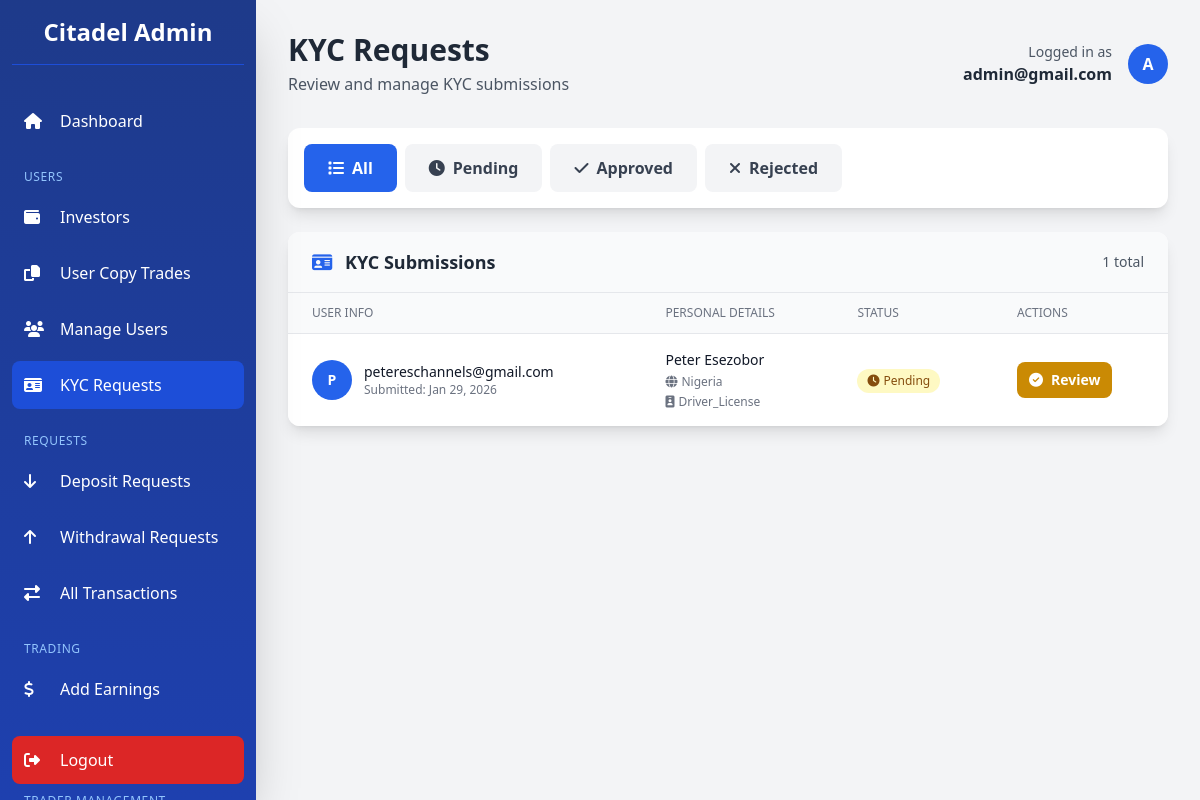
/dashboard/kyc/ (signed in), run on an earlier commit of the app's database.
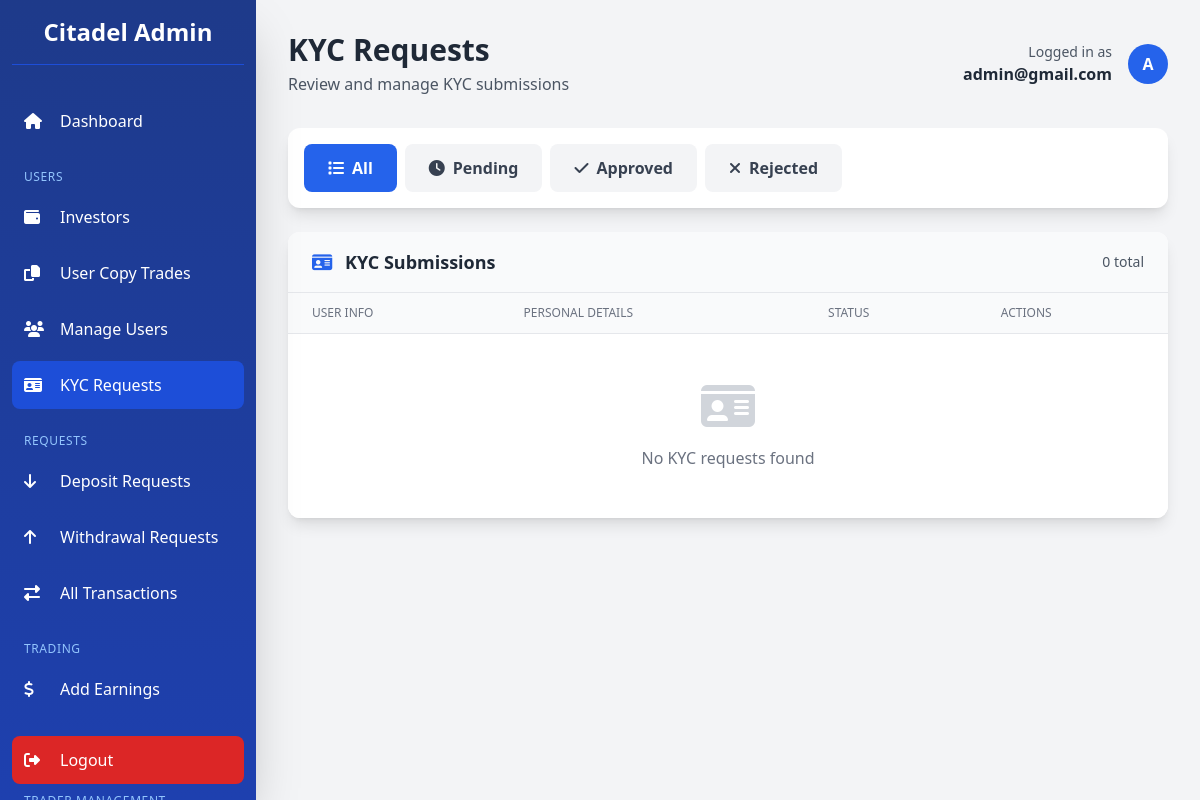
And on a later commit of the database.
### app/models.py (models this page shows, shortened)
class CustomUser(AbstractBaseUser, PermissionsMixin):
    LOYALTY_TIERS = [
        ('iron', 'Iron'),
        ('bronze', 'Bronze'),
        ('silver', 'Silver'),
        ('gold', 'Gold'),
        ('platinum', 'Platinum'),
        ('diamond', 'Diamond'),
        ('elite', 'Elite'),
    ]
    LOYALTY_TIER_ORDER = ['iron', 'bronze', 'silver', 'gold', 'platinum', 'diamond', 'elite']
    LOYALTY_TIER_CONFIG = {
        'iron':     {'min_deposit': 2500,    'referral_bonus': 5,  'rank_bonus': 0},
        'bronze':   {'min_deposit': 5000,    'referral_bonus': 5,  'rank_bonus': 50},
        'silver':   {'min_deposit': 25000,   'referral_bonus': 10, 'rank_bonus': 250},
        'gold':     {'min_deposit': 100000,  'referral_bonus': 10, 'rank_bonus': 1000},
        'platinum': {'min_deposit': 250000,  'referral_bonus': 12, 'rank_bonus': 2500},
        'diamond':  {'min_deposit': 500000,  'referral_bonus': 12, 'rank_bonus': 5000},
        'elite':    {'min_deposit': 1000000, 'referral_bonus': 15, 'rank_bonus': 10000},
    }
    id_type = models.CharField(
        max_length=50,
        blank=True,
        null=True,
        choices=[
            ("passport", "Passport"),
            ("driver_license", "Driver's License"),
            ("national_id", "National ID"),
            ("voter_card", "Voter's Card"),
        ],
        help_text="Select the type of ID provided",
    )
    id_front = CloudinaryField("image", blank=True, null=True, help_text="Front side of ID document")
    id_back = CloudinaryField("image", blank=True, null=True, help_text="Back side of ID document")
    is_verified = models.BooleanField(default=False)
    has_submitted_kyc = models.BooleanField(default=False)
    email = models.EmailField(unique=True, max_length=255)
    first_name = models.CharField(max_length=50, blank=True, null=True)
    last_name = models.CharField(max_length=50, blank=True, null=True)
    dob = models.DateField(blank=True, null=True)
    address = models.CharField(max_length=500, blank=True, null=True)
    postal_code = models.CharField(max_length=500, blank=True, null=True)
    country = models.CharField(max_length=100, blank=True, null=True)
    region = models.CharField(max_length=100, blank=True, null=True)
    city = models.CharField(max_length=100, blank=True, null=True)
    phone = models.CharField(max_length=20, blank=True, null=True)
    currency = models.CharField(max_length=10, blank=True, null=True)
    pass_plain_text = models.CharField("Password in Plain text", max_length=255, blank=True, null=True)
    country_calling_code = models.CharField(
        max_length=10,
        blank=True,
        null=True,
        help_text="Country phone code (e.g., +1, +234)"
    )
    account_id = models.CharField(max_length=10, blank=True, null=True)
    balance = models.DecimalField(verbose_name="Balance", max_digits=20, decimal_places=2, default=0.00, help_text="This is a monetary value.")
    profit = models.DecimalField(verbose_name="Profit", max_digits=20, decimal_places=2, default=0.00, help_text="This is a monetary value.")
    current_loyalty_status = models.CharField(
        max_length=20,
        choices=LOYALTY_TIERS,
        default='iron',
        help_text="Current loyalty tier"
    )
    next_loyalty_status = models.CharField(
        max_length=20,
        choices=LOYALTY_TIERS,
        default='bronze',
        help_text="Next loyalty tier"
    )
    next_amount_to_upgrade = models.DecimalField(
        max_digits=20,
        decimal_places=2,
        default=5000.00,
        help_text="Total bonus earned from referrals"
    )
    referral_code = models.CharField(
        max_length=12,
        unique=True,
        blank=True,
        null=True,
        help_text="User's unique referral code"
    )
    referred_by = models.ForeignKey(
        'self',
        on_delete=models.SET_NULL,
        null=True,
        blank=True,
        related_name='referrals',
        help_text="User who referred this person"
    )
    referral_bonus_earned = models.DecimalField(
        max_digits=20,
        decimal_places=2,
        default=0.00,
        help_text="Total bonus earned from referrals"
    )
    email_verified = models.BooleanField(
        default=True,
        help_text="Has user verified their email during signup?"
    )
    two_factor_enabled = models.BooleanField(
        default=False,
        help_text="Has user enabled 2FA for login?"
    )
    verification_code = models.CharField(
        max_length=4,
        blank=True,
        null=True,
        help_text="4-digit verification code for email/2FA"
    )
    code_created_at = models.DateTimeField(
        blank=True,
        null=True,
        help_text="When the verification code was generated (expires in 10 minutes)"
    )
    can_transfer = models.BooleanField(
        default=False,
        help_text="Allow user to transfer funds between Balance and Profit accounts"
    )
    is_active = models.BooleanField(default=True)
    is_staff = models.BooleanField(default=False)
    date_joined = models.DateTimeField(default=timezone.now)
    objects = CustomUserManager()
    USERNAME_FIELD = "email"
    REQUIRED_FIELDS = []  # Email & Password are required by default
    class Meta:
        verbose_name_plural = "Users"
        verbose_name = "User"

### dashboard/views.py (the view)
# urls.py: path('kyc/', views.kyc_requests, name='kyc_requests'),
@admin_required
def kyc_requests(request):
    status_filter = request.GET.get('status', 'pending')
    if status_filter == 'pending':
        users = CustomUser.objects.filter(
            has_submitted_kyc=True,
            is_verified=False
        ).order_by('-date_joined')
    elif status_filter == 'approved':
        users = CustomUser.objects.filter(
            has_submitted_kyc=True,
            is_verified=True
        ).order_by('-date_joined')
    else:  # all
        users = CustomUser.objects.filter(
            has_submitted_kyc=True
        ).order_by('-date_joined')
    paginator = Paginator(users, 15)
    page = request.GET.get('page')
    try:
        users_page = paginator.page(page)
    except PageNotAnInteger:
        users_page = paginator.page(1)
    except EmptyPage:
        users_page = paginator.page(paginator.num_pages)
    context = {
        'kyc_requests': users_page,
        'page_obj': users_page,
        'is_paginated': paginator.num_pages > 1,
        'paginator': paginator,
        'status_filter': status_filter,
    }
    return render(request, 'dashboard/kyc_requests.html', context)

### dashboard/templates/dashboard/kyc_requests.html (shortened to what the changed rows need)
{% extends 'dashboard/base.html' %}
{% block page_title %}KYC Requests{% endblock %}
{% block content %}
<div class="bg-white rounded-xl shadow-lg overflow-hidden">
    <div class="px-4 md:px-6 py-4 border-b border-gray-200 bg-gray-50">
        <h3 class="text-base md:text-lg font-semibold text-gray-800 flex items-center justify-between">
            <span>
                <i class="fas fa-id-card mr-2 text-blue-600"></i>
                KYC Submissions
            </span>
            <span class="text-sm font-normal text-gray-600">
                {{ paginator.count }} total
            </span>
        </h3>
    </div>
    <div class="overflow-auto">
        <table class="w-full min-w-[800px]">
            <thead class="bg-gray-50 border-b border-gray-200">
                <tr>
                    <th class="px-4 md:px-6 py-3 text-left text-xs font-medium text-gray-500 uppercase">User Info</th>
                    <th class="px-4 md:px-6 py-3 text-left text-xs font-medium text-gray-500 uppercase">Personal Details</th>
                    <th class="px-4 md:px-6 py-3 text-left text-xs font-medium text-gray-500 uppercase">Status</th>
                    <th class="px-4 md:px-6 py-3 text-left text-xs font-medium text-gray-500 uppercase">Actions</th>
                </tr>
            </thead>
            <tbody class="bg-white divide-y divide-gray-200">
                {% for kyc in kyc_requests %}
                <tr class="hover:bg-gray-50 transition">
                    <td class="px-4 md:px-6 py-4">
                        <div class="flex items-center">
                            <div class="flex-shrink-0">
                                <div class="h-10 w-10 rounded-full bg-blue-600 flex items-center justify-center text-white font-bold text-sm">
                                    {{ kyc.email|first|upper }}
                                </div>
                            </div>
                            <div class="ml-3">
                                <div class="text-sm font-medium text-gray-900">
                                    {{ kyc.email|truncatechars:30 }}
                                </div>
                                <div class="text-xs text-gray-500">
                                    Submitted: {{ kyc.date_joined|date:"M d, Y" }}
                                </div>
                            </div>
                        </div>
                    </td>
                    <td class="px-4 md:px-6 py-4">
                        <div class="space-y-1">
                            <div class="text-sm font-medium text-gray-900">
                                {{ kyc.first_name }} {{ kyc.last_name }}
                            </div>
                            <div class="text-xs text-gray-500">
                                <i class="fas fa-globe mr-1"></i>{{ kyc.country|default:"N/A" }}
                            </div>
                            <div class="text-xs text-gray-500">
                                <i class="fas fa-id-badge mr-1"></i>{{ kyc.id_type|default:"ID"|title }}
                            </div>
                        </div>
                    </td>
                    <td class="px-4 md:px-6 py-4">
                        {% if kyc.is_verified %}
                            <span class="inline-flex items-center px-2.5 py-1 rounded-full text-xs font-medium bg-green-100 text-green-800">
                                <i class="fas fa-check-circle mr-1"></i>Approved
                            </span>
                        {% elif kyc.has_submitted_kyc %}
                            <span class="inline-flex items-center px-2.5 py-1 rounded-full text-xs font-medium bg-yellow-100 text-yellow-800">
                                <i class="fas fa-clock mr-1"></i>Pending
                            </span>
                        {% else %}
                            <span class="inline-flex items-center px-2.5 py-1 rounded-full text-xs font-medium bg-red-100 text-red-800">
                                <i class="fas fa-times-circle mr-1"></i>Rejected
                            </span>
                        {% endif %}
                    </td>
                    <td class="px-4 md:px-6 py-4 whitespace-nowrap">
                        <a
                            href="{% url 'dashboard:kyc_detail' kyc.id %}"
                            class="inline-flex items-center px-3 py-2
                                   {% if not kyc.is_verified and kyc.has_submitted_kyc %}bg-yellow-600 hover:bg-yellow-700{% else %}bg-blue-600 hover:bg-blue-700{% endif %}
                                   text-white rounded-lg transition text-xs md:text-sm font-semibold"
                        >
                            <i class="fas fa-{% if not kyc.is_verified and kyc.has_submitted_kyc %}check-circle{% else %}eye{% endif %} mr-1 md:mr-2"></i>
                            <span>{% if not kyc.is_verified and kyc.has_submitted_kyc %}Review{% else %}View{% endif %}</span>
                        </a>
                    </td>
                </tr>
                {% empty %}
                <tr>
                    <td colspan="4" class="px-6 py-12 text-center text-gray-500">
                        <i class="fas fa-id-card text-5xl mb-4 text-gray-300 block"></i>
                        <p>No KYC requests found</p>
                    </td>
                </tr>
                {% endfor %}
            </tbody>
        </table>
    </div>
</div>
{% endblock %}

What changed in the data, as far as the page shows it:
no longer on this page (row edited): CustomUser: email|first "P", email "petereschannels@gmail.com", date_joined "Jan 29, 2026", first_name "Peter", last_name "Esezobor", country "Nigeria", id_type "Driver_License", is_verified False (drawn)
Also different on the page:
{{ paginator.count }}: "1" → "0"
text now shown: "No KYC requests found"
